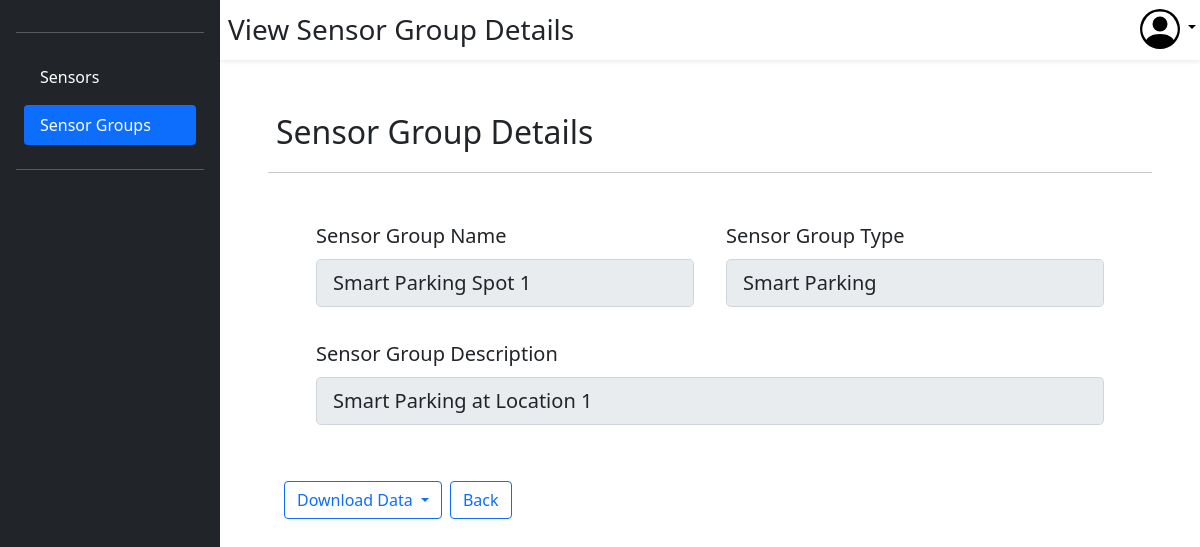
The app's page /group/view/?key=2 (signed in) with its own data.
### dash/models.py (models this page shows, shortened)
class Sensor_Group(models.Model):
    group_id = models.AutoField(verbose_name='Group Id', primary_key=True)
    group_name = models.CharField(verbose_name='Group Name', max_length=50)
    group_type = models.CharField(verbose_name='Group Type', max_length=50)
    group_discription = models.TextField(verbose_name='Group Discription')
    date_created = models.DateTimeField(verbose_name='Date Created',auto_now_add=True)
    user = models.ForeignKey(User, verbose_name='User', on_delete=models.CASCADE)

### dash/views.py (the view)
# urls.py: path('group/view/', views.group_view, name='group_view'),
@login_required(login_url="")
def group_view(request):
    key=request.GET['key']
    instance = Sensor_Group.objects.get(group_id=key)
    form = SensorsGroupViewForm(instance=instance)
    site_settings = {
        'active' : 'Sensor_Groups',
        'dashboard_heading' : 'View Sensor Group Details'
    }
    return render(request, "group_view.html",{"form":form, 'site_settings' : site_settings, 'group_id': instance.group_id,})

### dash/forms.py
class SensorsGroupViewForm(CustomModelForm):
    class Meta:
        model = Sensor_Group
        fields = "__all__"
        exclude = ["user"]
        widgets = {
            'group_name': forms.TextInput(attrs={'class': 'form-control form-control-lg', 'readonly' : True}),
            'group_type': forms.TextInput(attrs={'class': 'form-control form-control-lg', 'readonly' : True}),
            'group_id': forms.TextInput(attrs={'class': 'form-control form-control-lg', 'readonly' : True}),
            'date_created': forms.TextInput(attrs={'class': 'form-control form-control-lg', 'readonly' : True}),
            'group_discription': forms.TextInput(attrs={'class': 'form-control form-control-lg', 'readonly' : True})
        }

### templates/view/group_view.html (shortened to what this page needs)
{% extends 'base.html' %}
{% block content %}
<div class="m-5">
    <form id="main_form" method="POST">
        <span class="fs-2 p-2">Sensor Group Details</span>
        <hr>
        <div class="d-flex flex-column m-3 p-3">
            <div class="d-flex flex-row flex-fill">
                <div class="m-3 flex-fill">
                    <label class="form-label fs-5" for="{{form.group_name.id_for_label}}">Sensor Group Name</label>
                    {{form.group_name}}
                </div>
                <div class="m-3 flex-fill">
                    <label class="form-label fs-5" for="{{form.group_type.id_for_label}}">Sensor Group Type</label>
                    {{form.group_type}}
                </div>
            </div>
            <div class="d-flex flex-row flex-fill">
                <div class="m-3 flex-fill">
                    <label class="form-label fs-5" for="{{form.group_discription.id_for_label}}">Sensor Group Description</label>
                    {{form.group_discription}}
                </div>
            </div>
        </div>
    </form>
    <div class="d-flex flex-row mt-4 ms-3">
        <div class="btn-group">
            <button type="button" class="btn btn-outline-primary dropdown-toggle" data-bs-toggle="dropdown" aria-expanded="false">
                Download Data
            </button>
        </div>
        <div>
            <a href="{% url 'dash:group_dashboard' %}"><button class="mx-2 btn btn-outline-primary">Back</button></a>
        </div>
    </div>
</div>
{% endblock content %}

### records on screen
Sensor_Group: group_name "Smart Parking Spot 1", group_type "Smart Parking", group_discription "Smart Parking at Location 1"

### other values on screen
{{ site_settings.dashboard_heading }} "View Sensor Group Details"
